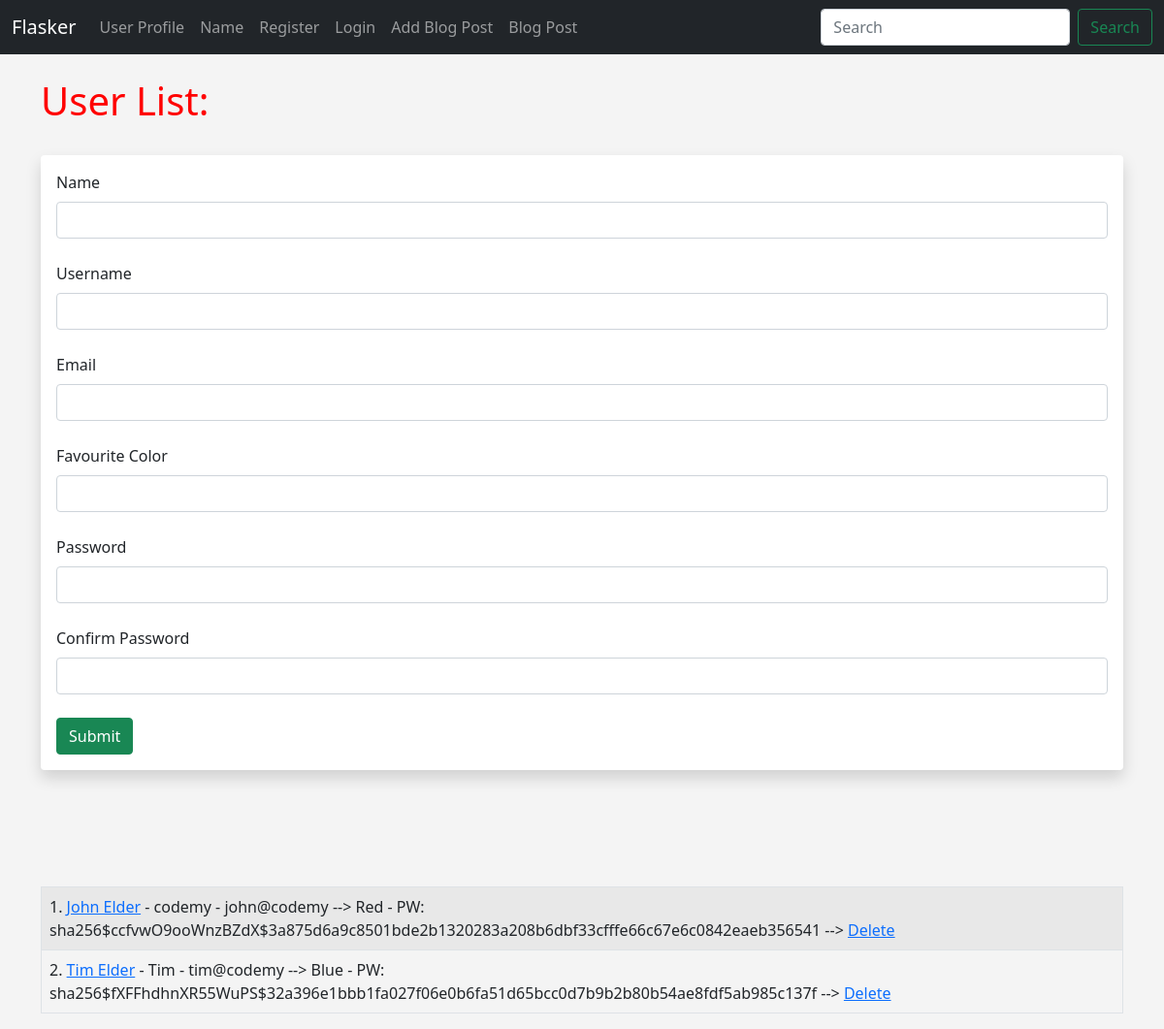
The page /user/add on the database as committed earlier.
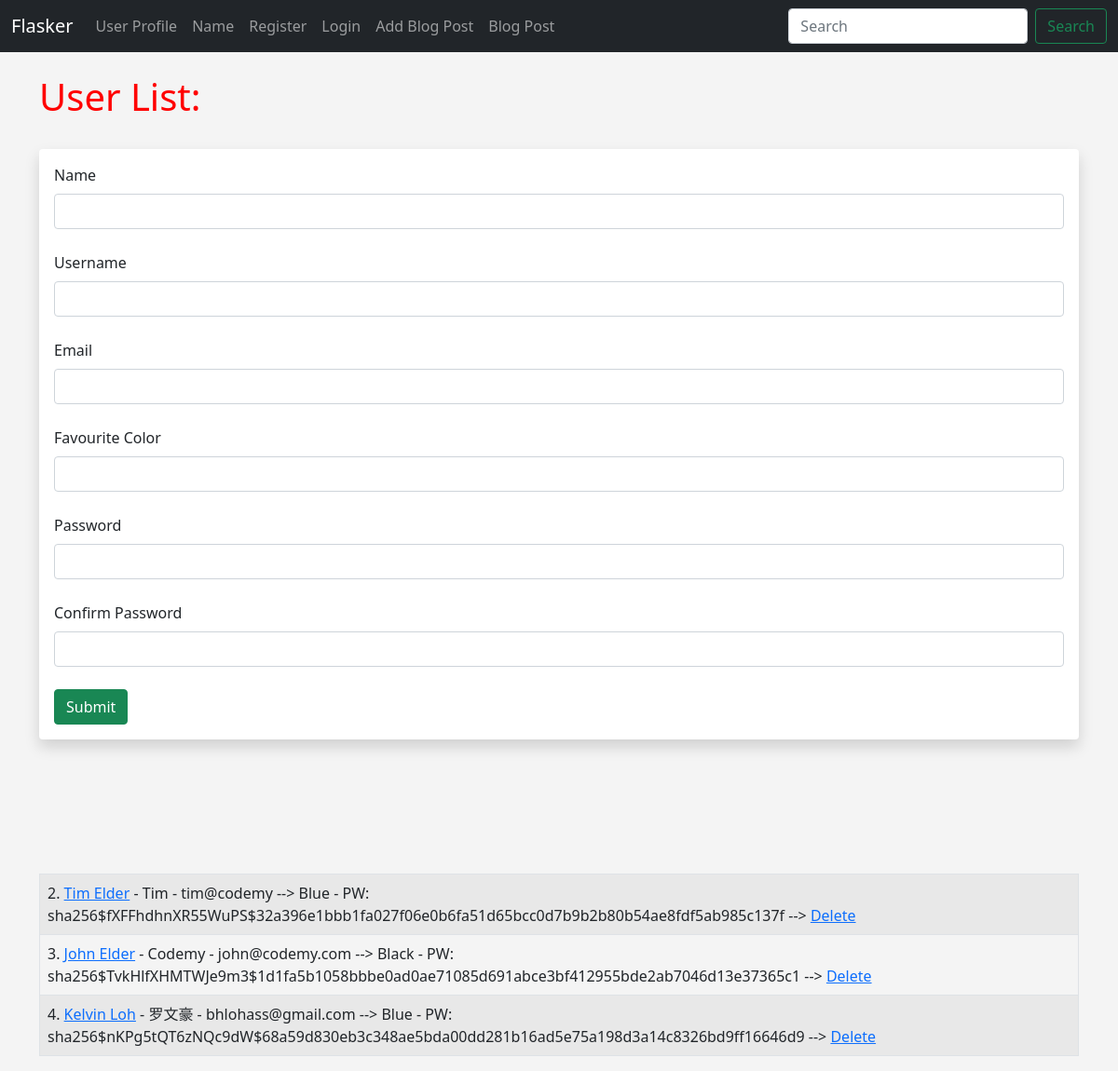
The same page on the database as committed later.
### app.py (models this page shows, shortened)
class Users(db.Model, UserMixin):
    id = db.Column(db.Integer, primary_key=True) # primary key is an id
    username = db.Column(db.String(20), nullable=False, unique=True)
    name = db.Column(db.String(200), nullable=False) # nullable mean can not be blank
    email = db.Column(db.String(120), nullable=False, unique=True)
    favourite_color = db.Column(db.String(120))
    about_author = db.Column(db.Text(), nullable=True)  # db.Text(500)
    date_added = db.Column(db.DateTime, default=datetime.utcnow)
    profile_pic = db.Column(db.String(), nullable=True)  # Not save the picture but save the name
    posts = db.relationship('Posts', backref='poster') # 28
    password_hash = db.Column(db.String(128))
    @ property
    def password(self):
        raise AttributeError('password is not a readable attribute!')

### app.py (the view, shortened to what this page needs)
@app.route('/user/add', methods=['GET','POST'])
def add_user():
    name = None
    form = UserForm() # refer to class userform
    our_users = Users.query.order_by(Users.date_added)
    return render_template('add_user.html',
            form=form,
            name=name,
            our_users=our_users)

### webforms.py
class UserForm(FlaskForm):
    name = StringField("Name", validators=[DataRequired()])
    username = StringField("Username", validators=[DataRequired()])
    email = StringField("Email", validators=[DataRequired()])
    favourite_color = StringField("Favourite Color")
    about_author = TextAreaField("About Author")
    password_hash = PasswordField('Password', validators=[DataRequired(), EqualTo(
        'password_hash2', message='Passwords Must Match!')])
    password_hash2 = PasswordField('Confirm Password', validators=[DataRequired()])
    profile_pic = FileField('Profile Pic')
    submit =SubmitField("Submit")

class SearchForm(FlaskForm):
    searched = StringField("Searched", validators=[DataRequired()])
    submit = SubmitField('Submit')

### app.py (called while the page is built)
@app.context_processor
def base():
    form = SearchForm()
    return dict(form=form) # dictionery

### templates/add_user.html (shortened to what this page needs)
{% extends 'base.html' %}
{% block content %}
  {% if name %}
        <h1>User Added!</h1>
        <br/>
    <table class="table table-hover table-bordered table-striped">
        {% for our_user in our_users %}
    <tr>
    <td>{{ our_user.id }}. <a href="{{ url_for('update', id=our_user.id) }}">
        {{ our_user.name }}</a>- {{ our_user.email }}
        {{ our_user.favourite_color }} -
        PW: {{ our_user.password_hash }} -->
        <a href="{{ url_for('delete', id=our_user.id) }}">Delete</a></td>
    </tr>
        <br/>
    {% endfor %}
    </table>
  {% else %}
        <h1>User List:</h1>
        <br/>
        <div class="shadow p-3 mb-5 bg-white rounded">
        <form method="POST">
            {{ form.name.label(class="form-label") }}
            {{ form.name(class="form-control") }}
            <br/>
            {{ form.username.label(class="form-label") }}
            {{ form.username(class="form-control") }}
            <br/>
            {{ form.email.label(class="form-label") }}
            {{ form.email(class="form-control") }}
            <br/>
            {{ form.favourite_color.label(class="form-label") }}
            {{ form.favourite_color(class="form-control") }}
            <br/>
            {{ form.password_hash.label(class="form-label") }}
            {{ form.password_hash(class="form-control") }}
            <br/>
            {{ form.password_hash2.label(class="form-label") }}
            {{ form.password_hash2(class="form-control") }}
            <br/>
            {{ form.submit(class="btn btn-success") }}
        </form>
    </div>
        <br/>
    <table class="table table-hover table-bordered table-striped">
    {% for our_user in our_users %}
    <tr>
        <td>{{ our_user.id }}. <a href="{{ url_for('update', id=our_user.id) }}">
            {{ our_user.name }}</a> - {{ our_user.username }} - {{ our_user.email }} -->
            {{ our_user.favourite_color }} -
            PW: {{ our_user.password_hash }} -->
            <a href="{{ url_for('delete', id=our_user.id) }}">Delete</a>
           </td>
    </tr>
        <br/>
    {% endfor %}
</table>
    {% endif %}
{% endblock %}

### templates/base.html (shortened to what this page needs)
<!doctype html>
<html lang="en">
  <head>
    <link href="https://cdn.jsdelivr.net/npm/bootstrap@5.1.3/dist/css/bootstrap.min.css" rel="stylesheet">
    <link href="{{ url_for('static', filename='css/style.css') }}" rel="stylesheet">
  </head>
  <body>
        {% include 'navbar.html' %}
    <br/>
    <div class = 'container'>
        {% block content %}
        {% endblock %}
    </div>
  </body>
</html>

### templates/navbar.html (shortened to what this page needs)
<nav class="navbar navbar-expand-lg navbar-dark bg-dark">
    <div class="container-fluid">
      <a class="navbar-brand" href="{{ url_for('index') }}">Flasker</a>
      <div class="collapse navbar-collapse" id="navbarSupportedContent">
        <ul class="navbar-nav me-auto mb-2 mb-lg-0">
          <li class="nav-item">
            <a class="nav-link" href="{{ url_for('user', name='John') }}">User Profile</a>
          </li>
          <li class="nav-item">
            <a class="nav-link" href="{{ url_for('name') }}">Name</a>
          </li>
          {% if current_user.is_authenticated %}
            <li class="nav-item">
              <a class="nav-link" href="{{ url_for('dashboard') }}">Dashboard</a>
            </li>
            {% if current_user.id == 3 %}
            <li class="nav-item">
              <a class="nav-link" href="{{ url_for('admin') }}">Admin</a>
            </li>
            {% endif %}
            <li class="nav-item">
              <a class="nav-link" href="{{ url_for('logout') }}">Logout</a>
            </li>
          {% else %}
            <li class="nav-item">
              <a class="nav-link" href="{{ url_for('add_user') }}">Register</a>
            </li>
            <li class="nav-item">
              <a class="nav-link" href="{{ url_for('login') }}">Login</a>
            </li>
          {% endif %}
          <li class="nav-item">
            <a class="nav-link" href="{{ url_for('add_post') }}">Add Blog Post</a>
          </li>
          <li class="nav-item">
            <a class="nav-link" href="{{ url_for('posts') }}">Blog Post</a>
          </li>
        </ul>
        <form method="POST" action="{{ url_for('search')}}" class="d-flex">
          <input class="form-control me-2" type="search" placeholder="Search" aria-label="Search", name="searched">
          <button class="btn btn-outline-success" type="submit">Search</button>
        </form>
      </div>
    </div>
  </nav>

### static/css/style.css (style rules this page uses)
h1 { color : red; font : 60px; }
body { background : #f4f4f4; }

Rows that differ between the two databases and show on the page:
removed Users: id "1", name "John Elder", username "codemy", email "john@codemy", favourite_color "Red", password_hash "sha256$ccfvwO9ooWnzBZdX$3a875d6a9c8501bde2b1320283a208b6dbf33cfffe66c67e6c0842eaeb356541"
added Users: id "3", name "John Elder", username "Codemy", email "john@codemy.com", favourite_color "Black", password_hash "sha256$TvkHlfXHMTWJe9m3$1d1fa5b1058bbbe0ad0ae71085d691abce3bf412955bde2ab7046d13e37365c1"
added Users: id "4", name "Kelvin Loh", username "罗文豪", email "bhlohass@gmail.com", favourite_color "Blue", password_hash "sha256$nKPg5tQT6zNQc9dW$68a59d830eb3c348ae5bda00dd281b16ad5e75a198d3a14c8326bd9ff16646d9"
